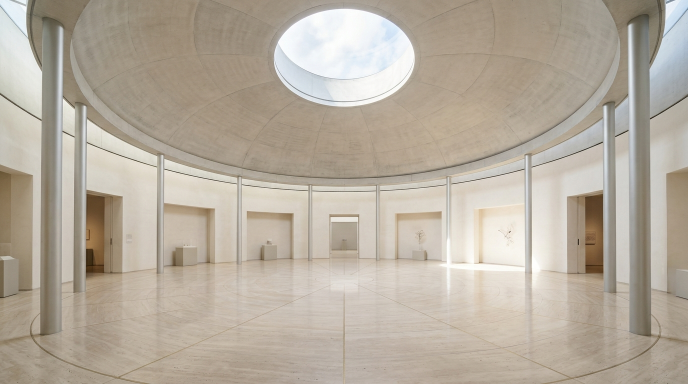
#> input picture design-handoff/milestone-03/visual-references/01-scene03-hero-visual.png, 1376 x 768 px, found by its file name (shown at 1/2 size); the run also reads 3 pictures not shown here
$ python generate_visual_boards.py
#> lines starting #> are read from the running program, lines starting #| are printed output that depends on the picture
import os
import math
from PIL import Image, ImageDraw, ImageFont, ImageFilter

out_dir = r"D:\THANHTAM\CV\Portfolio\design-handoff\milestone-03\visual-references"
os.makedirs(out_dir, exist_ok=True)

# Fonts
font_dir = r"C:\Windows\Fonts"
font_title = ImageFont.truetype(os.path.join(font_dir, "segoeuib.ttf"), 38)
font_h1 = ImageFont.truetype(os.path.join(font_dir, "segoeuib.ttf"), 32)
font_h2 = ImageFont.truetype(os.path.join(font_dir, "segoeuib.ttf"), 22)
font_h3 = ImageFont.truetype(os.path.join(font_dir, "segoeuib.ttf"), 17)
font_body = ImageFont.truetype(os.path.join(font_dir, "segoeui.ttf"), 15)
font_body_bold = ImageFont.truetype(os.path.join(font_dir, "segoeuib.ttf"), 15)
font_sub = ImageFont.truetype(os.path.join(font_dir, "segoeui.ttf"), 13)
font_mono = ImageFont.truetype(os.path.join(font_dir, "consola.ttf"), 12)
font_mono_bold = ImageFont.truetype(os.path.join(font_dir, "consolab.ttf"), 13)

# Load existing base renders
img_hero = Image.open(os.path.join(out_dir, "01-scene03-hero-visual.png")).convert("RGBA")
img_k09 = Image.open(os.path.join(out_dir, "keyframe-K09-visual-reference.png")).convert("RGBA")
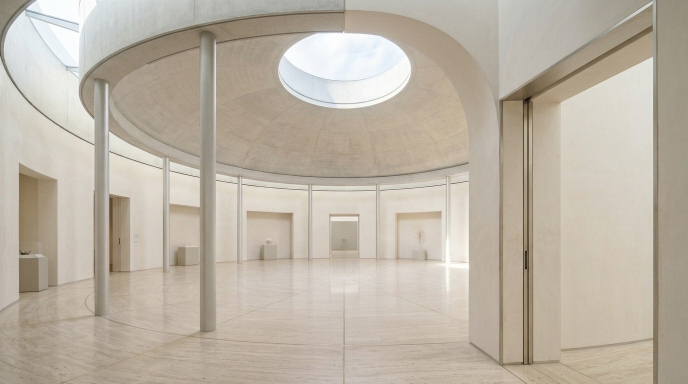
#> input picture design-handoff/milestone-03/visual-references/keyframe-K09-visual-reference.png, 1376 x 768 px, found by its file name (shown at 1/2 size)
img_k10 = Image.open(os.path.join(out_dir, "keyframe-K10-visual-reference.png")).convert("RGBA")
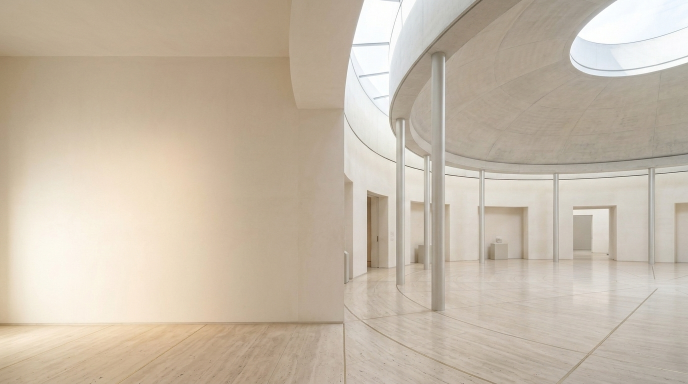
#> input picture design-handoff/milestone-03/visual-references/keyframe-K10-visual-reference.png, 1376 x 768 px, found by its file name (shown at 1/2 size)
img_k11 = Image.open(os.path.join(out_dir, "keyframe-K11-visual-reference.png")).convert("RGBA")
img_k12 = Image.open(os.path.join(out_dir, "keyframe-K12-visual-reference.png")).convert("RGBA")
img_raw_top = Image.open(os.path.join(out_dir, "02-raw-topdown.png")).convert("RGBA")

# Colors
C_DARK = (17, 24, 39, 255)       # #111827
C_MUTED = (75, 85, 99, 255)      # #4B5563
C_LIGHT_MUTED = (156, 163, 175, 255) # #9CA3AF
C_BLUE = (29, 78, 216, 255)      # #1D4ED8
C_CYAN = (14, 165, 233, 255)     # #0EA5E9
C_BG = (248, 249, 250, 255)      # #F8F9FA
C_WHITE = (255, 255, 255, 255)
C_BORDER = (229, 231, 235, 255)  # #E5E7EB
C_PLASTER = (247, 248, 246, 255)
C_STONE = (245, 244, 239, 255)
C_ALUM = (238, 243, 248, 255)
C_GLASS = (215, 232, 246, 255)

print("Starting generation of comprehensive visual boards...")

# ==============================================================================
# BOARD 2: ARCHITECTURE & SPATIAL LAYOUT (02-architecture-and-spatial-layout.png)
# ==============================================================================
def make_spatial_layout_board():
    W, H = 1920, 1080
    im = Image.new("RGBA", (W, H), C_BG)
    draw = ImageDraw.Draw(im)

    # Header bar
    draw.rectangle([0, 0, W, 88], fill=C_WHITE)
    draw.line([0, 88, W, 88], fill=C_BORDER, width=2)
    draw.text((48, 22), "SCENE 03 — EXPERTISE ROTUNDA | ARCHITECTURE & SPATIAL LAYOUT", font=font_h1, fill=C_DARK)
    draw.text((48, 58), "Top-down architectural blueprint, coordinate reconciliation, camera spline trajectory (K08 → K12), and three competency zones", font=font_sub, fill=C_MUTED)
    draw.text((W - 320, 26), "HOÀNG NGUYỄN THÀNH TÂM", font=font_h3, fill=C_BLUE)
    draw.text((W - 320, 50), "Project Museum · Milestone 03", font=font_mono, fill=C_MUTED)

    # Main blueprint canvas on left/center (48, 118, 1280, 1032)
    bp_w, bp_h = 1240, 914
    bp_x, bp_y = 48, 118
    draw.rectangle([bp_x, bp_y, bp_x + bp_w, bp_y + bp_h], fill=(255, 255, 255, 255), outline=C_BORDER, width=2)

    # Place raw topdown render with subtle contrast
    top_cropped = img_raw_top.resize((bp_w - 4, bp_h - 4), Image.Resampling.LANCZOS)
    im.paste(top_cropped, (bp_x + 2, bp_y + 2), top_cropped)
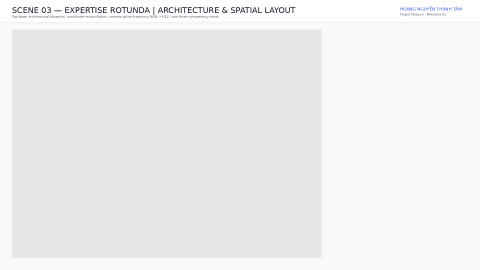
#> im: PIL image 1920x1080 RGBA (shown at 1/4 size); mean R, G, B, A 236.8, 237.8, 238.9, 255

    # Overlay blueprint annotations and camera spline
    draw_bp = ImageDraw.Draw(im)

    # Grid lines overlay (light cyan technical grid)
    for gx in range(bp_x + 100, bp_x + bp_w, 120):
        draw_bp.line([gx, bp_y, gx, bp_y + bp_h], fill=(224, 231, 255, 80), width=1)
    for gy in range(bp_y + 100, bp_y + bp_h, 120):
        draw_bp.line([bp_x, gy, bp_x + bp_w, gy], fill=(224, 231, 255, 80), width=1)

    # Draw Camera Spline Path in vibrant blue with waypoint dots
    # Waypoints mapped to 2D image coordinates approximately
    # Rotunda center is around (bp_x + 750, bp_y + 450)
    cx_px, cy_px = bp_x + 760, bp_y + 460

    pts = [
        (bp_x + 240, bp_y + 660, "K08: Perspective / Seam Portal", "p=0.00"),
        (bp_x + 440, bp_y + 570, "K09: Entrance to Rotunda", "p=0.22"),
        (bp_x + 590, bp_y + 490, "K10: Business Analysis Alcove", "p=0.48"),
        (bp_x + 750, bp_y + 410, "K11: SAP / Enterprise Colonnade", "p=0.74"),
        (bp_x + 920, bp_y + 340, "K12: Solution Consulting Exit", "p=1.00"),
        (bp_x + 1100, bp_y + 280, "To Scene 04: Project Exhibition", "Future")
    ]

    # Draw dashed spline curve
    for i in range(len(pts) - 1):
        x1, y1 = pts[i][0], pts[i][1]
        x2, y2 = pts[i+1][0], pts[i+1][1]
        draw_bp.line([x1, y1, x2, y2], fill=C_BLUE, width=4)

    for px, py, label, sub in pts:
        # Outer halo
        draw_bp.ellipse([px-12, py-12, px+12, py+12], fill=(29, 78, 216, 60), outline=C_BLUE, width=2)
        draw_bp.ellipse([px-6, py-6, px+6, py+6], fill=C_WHITE)
        draw_bp.text((px + 16, py - 18), label, font=font_body_bold, fill=C_DARK)
        draw_bp.text((px + 16, py + 2), sub, font=font_mono, fill=C_BLUE)

    # Annotate Rotunda Center & Dimensions
    draw_bp.ellipse([cx_px-8, cy_px-8, cx_px+8, cy_px+8], fill=C_CYAN)
    draw_bp.text((cx_px + 14, cy_px - 8), "Rotunda Center C_rot (58.0, 13.0, 0.0)", font=font_mono_bold, fill=C_DARK)
    draw_bp.text((cx_px + 14, cy_px + 10), "Diameter: 24.0m · Oculus R: 4.0m · Apex H: 8.2m", font=font_mono, fill=C_MUTED)

    # Competency Zones Callout Labels
    draw_bp.rectangle([bp_x + 360, bp_y + 260, bp_x + 640, bp_y + 324], fill=(255, 255, 255, 230), outline=C_BLUE, width=2)
    draw_bp.text((bp_x + 372, bp_y + 268), "ZONE A: Business Analysis Alcove", font=font_h3, fill=C_DARK)
    draw_bp.text((bp_x + 372, bp_y + 294), "Curved wall niche · Diffused cove wash", font=font_sub, fill=C_MUTED)

    draw_bp.rectangle([bp_x + 720, bp_y + 140, bp_x + 1010, bp_y + 204], fill=(255, 255, 255, 230), outline=C_BLUE, width=2)
    draw_bp.text((bp_x + 732, bp_y + 148), "ZONE B: SAP & Enterprise Colonnade", font=font_h3, fill=C_DARK)
    draw_bp.text((bp_x + 732, bp_y + 174), "18 Brushed aluminum fins · Clerestory glazing", font=font_sub, fill=C_MUTED)

    draw_bp.rectangle([bp_x + 880, bp_y + 510, bp_x + 1190, bp_y + 574], fill=(255, 255, 255, 230), outline=C_BLUE, width=2)
    draw_bp.text((bp_x + 892, bp_y + 518), "ZONE C: Solution Consulting Portal", font=font_h3, fill=C_DARK)
    draw_bp.text((bp_x + 892, bp_y + 544), "Grand arched threshold leading to Scene 04", font=font_sub, fill=C_MUTED)

    # Right technical specs column (1316, 118, 556, 914)
    rx, ry = bp_x + bp_w + 28, bp_y
    rw, rh = W - rx - 48, bp_h
    draw.rectangle([rx, ry, rx + rw, ry + rh], fill=C_WHITE, outline=C_BORDER, width=2)

    draw.text((rx + 24, ry + 24), "TECHNICAL SPECIFICATIONS", font=font_h2, fill=C_DARK)
    draw.line([rx + 24, ry + 56, rx + rw - 24, ry + 56], fill=C_BORDER, width=1)

    specs = [
        ("Physical Anchor (Seam)", "Three.js (43.24, 0.00, -19.98)\nBlender (43.24, 19.98, 0.00)"),
        ("Seam Tangent Vector", "(0.9063, 0.00, 0.4226) (Three.js)\nAngle deviation at K09: 5.2°"),
        ("Rotunda Dimensions", "Diameter: 24.0m · R = 12.0m\nPerimeter Wall Height: 6.8m\nOculus Dome Apex: 8.2m"),
        ("Travertine Floor", "Continuous paving from Scene 02\nRadial aluminum divider inlays\nClearcoat sheen 0.45, Roughness 0.20"),
        ("Natural Lighting", "Zenith circular oculus (R = 4.0m)\nDirectional 5200K sun (elevation 42°)\n3200K warm ceiling cove LED"),
        ("Asset File Target", "expertise-rotunda.glb (<= 1.50 MB)\nTarget Polys: ~9,400 tris / 4,700 quads\nDraw calls <= 14 meshes"),
        ("HTML / CSS Overlay", "100% Unboxed DOM overlay\nStrictly ZERO 3D text / skill cards\nReversible algebraic scroll scrubbing"),
        ("Review Status", "Milestone 03 Design Specification\nReady for Portfolio Owner Approval")
    ]

    cy = ry + 72
    for title, val in specs:
        draw.text((rx + 24, cy), title.upper(), font=font_mono_bold, fill=C_BLUE)
        cy += 20
        for line in val.split("\n"):
            draw.text((rx + 24, cy), line, font=font_body, fill=C_DARK)
            cy += 19
        cy += 12
#> after the loop, cy = 845

    im.save(os.path.join(out_dir, "02-architecture-and-spatial-layout.png"))
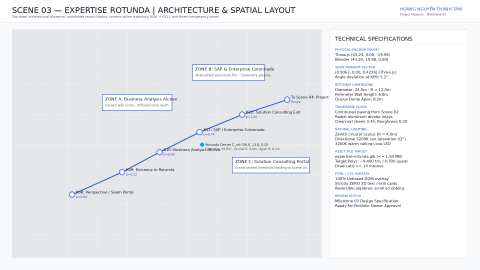
#> saved as 02-architecture-and-spatial-layout.png: PIL image 1920x1080 RGBA (shown at 1/4 size); mean R, G, B, A 235, 236.2, 238.3, 252.8; transparent parts drawn white
    print("Saved: 02-architecture-and-spatial-layout.png")

make_spatial_layout_board()

# ==============================================================================
# BOARD 3: UI COMPOSITION BOARD (03-ui-composition-board.png)
# ==============================================================================
def make_ui_composition_board():
    W, H = 1920, 1080
    im = Image.new("RGBA", (W, H), C_WHITE)
#> im: PIL image 1920x1080 RGBA; every value is 255

    # Base: Hero render resized to fill background
    hero_bg = img_hero.resize((W, H), Image.Resampling.LANCZOS)
    im.paste(hero_bg, (0, 0))

    # Left readability gradient wash overlay (simulating editorial overlay)
    grad = Image.new("RGBA", (W, H), (0, 0, 0, 0))
#> grad: PIL image 1920x1080 RGBA; every value is 0
    d_grad = ImageDraw.Draw(grad)
    for x in range(880):
        alpha = int(240 * (1.0 - (x / 880.0) ** 1.3))
        d_grad.line([x, 0, x, H], fill=(255, 255, 255, alpha), width=1)
    im = Image.alpha_composite(im, grad)
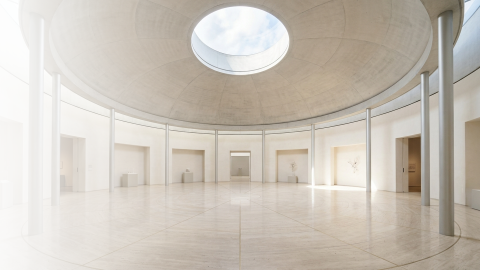
#> im: PIL image 1920x1080 RGBA (shown at 1/4 size); mean R, G, B, A 202.2, 194.9, 185, 255
    draw = ImageDraw.Draw(im)

    # Top Brand Header (matching site)
    draw.rectangle([80, 48, 86, 68], fill=C_BLUE) # Small blue vertical bar
    draw.text((96, 46), "TAM", font=font_h1, fill=C_DARK)
    draw.text((96, 82), "Portfolio · Hoàng Nguyễn Thành Tâm / 2026", font=font_body_bold, fill=C_MUTED)

    # Chapter indicator badge
    draw.rectangle([80, 160, 490, 192], fill=(255, 255, 255, 200), outline=C_BORDER, width=1)
    draw.ellipse([94, 172, 102, 180], fill=C_BLUE)
    draw.text((110, 168), "SCENE 03 · CORE EXPERTISE / EXPERTISE ROTUNDA", font=font_mono_bold, fill=C_DARK)

    # Unboxed Editorial Typography (Desktop composition)
    draw.text((80, 220), "03 / CORE EXPERTISE", font=font_mono_bold, fill=C_BLUE)
    draw.text((80, 256), "Where Business Meets", font=font_title, fill=C_DARK)
    draw.text((80, 304), "Technology.", font=font_title, fill=C_BLUE)

    body_text = (
        "A synthesis of analytical rigor, enterprise software architecture,\n"
        "and customer-focused solution consulting to solve complex\n"
        "organizational challenges."
    )
    draw.text((80, 375), body_text, font=font_h2, fill=(55, 65, 81, 255))

    # Competency tags preview
    tags = [
        "Requirements Gathering", "Business Processes", "As-Is / To-Be",
        "Functional Specifications", "SAP / ERP", "Solution Consulting"
    ]
    tx, ty = 80, 490
    for t in tags:
        tw = draw.textlength(t, font=font_body) + 24
        draw.rounded_rectangle([tx, ty, tx + tw, ty + 32], radius=6, fill=(255, 255, 255, 220), outline=C_BORDER, width=1)
        draw.text((tx + 12, ty + 7), t, font=font_body, fill=C_DARK)
        tx += tw + 12
        if tx > 620:
            tx = 80
            ty += 42
#> this loop made 6 passes
#> tw on passes 1 to 6: 207.8, 168.9, 114.8, 210, 96.64, 169.5
#> after the loop, tx = 370.2; ty = 532

    # Status Pill
    draw.rounded_rectangle([80, 610, 460, 646], radius=8, fill=(240, 249, 255, 220), outline=(186, 230, 253, 255), width=1)
    draw.ellipse([96, 624, 104, 632], fill=(14, 165, 233, 255))
    draw.text((114, 621), "ROTUNDA ARCHITECTURE · DIFFUSED ZENITH DAYLIGHT", font=font_mono_bold, fill=(3, 105, 161, 255))

    # Right Vertical Navigation Rail
    nav_x = W - 220
    draw.rectangle([nav_x, 0, W, H], fill=(255, 255, 255, 190))
    draw.line([nav_x, 0, nav_x, H], fill=C_BORDER, width=1)

    draw.text((nav_x + 32, 48), "CHAPTERS", font=font_mono_bold, fill=C_MUTED)
    draw.text((W - 75, 48), "62%", font=font_mono_bold, fill=C_BLUE)

    nav_items = [
        ("01", "Introduction", False, False),
        ("02", "About", False, False),
        ("03", "Expertise", True, False),
        ("04", "Projects", False, True),
        ("05", "Experience", False, True),
        ("06", "Contact", False, True)
    ]

    ny = 110
    for num, label, is_active, is_up in nav_items:
        if is_active:
            draw.rectangle([nav_x + 16, ny - 4, W - 16, ny + 32], fill=(239, 246, 255, 255), outline=C_BLUE, width=1)
            draw.text((nav_x + 28, ny + 4), num, font=font_mono_bold, fill=C_BLUE)
            draw.text((nav_x + 56, ny + 4), label, font=font_body_bold, fill=C_BLUE)
            draw.ellipse([W - 36, ny + 10, W - 26, ny + 20], fill=C_BLUE)
        else:
            draw.text((nav_x + 28, ny + 4), num, font=font_mono, fill=C_LIGHT_MUTED if is_up else C_MUTED)
            draw.text((nav_x + 56, ny + 4), label, font=font_body, fill=C_LIGHT_MUTED if is_up else C_DARK)
            if is_up:
                draw.text((W - 70, ny + 6), "UPCOMING", font=font_mono, fill=C_LIGHT_MUTED)
        ny += 48
#> after the loop, ny = 398

    # Bottom Callout banner explaining UI compliance
    draw.rectangle([0, H - 56, W, H], fill=(17, 24, 39, 240))
    draw.text((80, H - 38), "COMPLIANCE VERIFIED:", font=font_mono_bold, fill=C_CYAN)
    draw.text((250, H - 38), "100% Unboxed HTML/CSS typography overlay. Strictly zero 3D text panels or skill cards on meshes. Fixed right vertical nav.", font=font_body, fill=C_WHITE)

    im.save(os.path.join(out_dir, "03-ui-composition-board.png"))
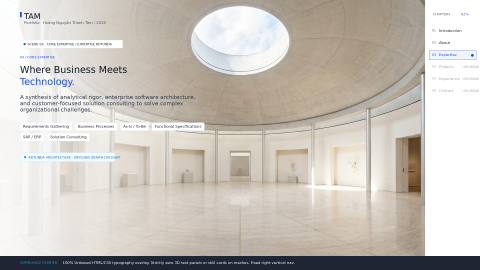
#> saved as 03-ui-composition-board.png: PIL image 1920x1080 RGBA (shown at 1/4 size); mean R, G, B, A 201.4, 196, 189, 246.5; transparent parts drawn white
    print("Saved: 03-ui-composition-board.png")

make_ui_composition_board()

# ==============================================================================
# BOARD 4: CAMERA STORYBOARD K09 - K12 (04-camera-storyboard-k09-k12.png)
# ==============================================================================
def make_camera_storyboard():
    W, H = 1920, 1080
    im = Image.new("RGBA", (W, H), C_BG)
    draw = ImageDraw.Draw(im)

    # Header
    draw.rectangle([0, 0, W, 88], fill=C_WHITE)
    draw.line([0, 88, W, 88], fill=C_BORDER, width=2)
    draw.text((48, 22), "SCENE 03 — EXPERTISE ROTUNDA | CAMERA STORYBOARD (K09 → K12)", font=font_h1, fill=C_DARK)
    draw.text((48, 58), "Continuous scroll-driven trajectory: Entrance → Business Analysis → SAP / Enterprise → Solution Consulting Exit", font=font_sub, fill=C_MUTED)
    draw.text((W - 320, 26), "HOÀNG NGUYỄN THÀNH TÂM", font=font_h3, fill=C_BLUE)
    draw.text((W - 320, 50), "Project Museum · Scrollytelling", font=font_mono, fill=C_MUTED)

    # 4 Cards Layout
    card_w = (W - 48*2 - 24*3) // 4 # approx 420px
    card_h = 880
    cy = 130

    cards_data = [
        (
            "K09", "p: 0.00 – 0.22", "Entrance to Expertise",
            "Where Business Meets Technology.",
            "Camera advances through the sculpted K08 portal into the rotunda threshold, revealing the expansive circular space and central oculus dome skylight.",
            img_k09,
            "Pos: (48.60, 1.85, -17.48)\nTgt: (58.00, 2.20, -13.00)\nFOV: 48° (Desktop) / 50° (Mobile)"
        ),
        (
            "K10", "p: 0.22 – 0.48", "Business Analysis",
            "Understanding Problems Before Building Solutions.",
            "Camera glides along the travertine floor toward the Business Analysis curved alcove, maintaining clean negative space on the left for HTML text.",
            img_k10,
            "Pos: (53.80, 1.85, -14.60)\nTgt: (60.50, 2.10, -10.20)\nFOV: 46° (Desktop) / 48° (Mobile)"
        ),
        (
            "K11", "p: 0.48 – 0.74", "SAP / Enterprise Systems",
            "Understanding Enterprise Systems.",
            "Camera orbits along the colonnade of slim brushed-aluminum fins with daylight filtering through clerestory glass, framing enterprise structure.",
            img_k11,
            "Pos: (59.60, 1.85, -11.40)\nTgt: (66.80, 2.10, -7.50)\nFOV: 46° (Desktop) / 48° (Mobile)"
        ),
        (
            "K12", "p: 0.74 – 1.00", "Solution Consulting",
            "Turning Business Requirements into Practical Solutions.",
            "Camera approaches the grand architectural exit portal leading toward future Scene 04 (Project Exhibition), setting up seamless continuation.",
            img_k12,
            "Pos: (65.40, 1.85, -8.00)\nTgt: (73.20, 2.20, -4.20)\nFOV: 48° (Desktop) / 50° (Mobile)"
        )
    ]

    for i, (k_tag, p_str, title, headline, desc, img_src, coords) in enumerate(cards_data):
        cx = 48 + i * (card_w + 24)
        # Card background
        draw.rectangle([cx, cy, cx + card_w, cy + card_h], fill=C_WHITE, outline=C_BORDER, width=2)

        # Image thumbnail (top 260px)
        img_thumb = img_src.resize((card_w - 4, 260), Image.Resampling.LANCZOS)
        im.paste(img_thumb, (cx + 2, cy + 2))

        # Waypoint Badge
        draw.rectangle([cx + 16, cy + 16, cx + 80, cy + 44], fill=C_BLUE)
        draw.text((cx + 28, cy + 22), k_tag, font=font_h3, fill=C_WHITE)
        draw.rectangle([cx + 90, cy + 16, cx + 220, cy + 44], fill=(255, 255, 255, 220))
        draw.text((cx + 100, cy + 24), p_str, font=font_mono_bold, fill=C_DARK)

        # Content block
        ty = cy + 280
        draw.text((cx + 20, ty), title.upper(), font=font_mono_bold, fill=C_BLUE)
        ty += 24

        # Headline (wrapped)
        # Draw wrapped headline
        words = headline.split()
        lines = []
        cur_line = ""
        for w in words:
            test_line = f"{cur_line} {w}".strip()
            if draw.textlength(test_line, font=font_h2) <= card_w - 40:
                cur_line = test_line
            else:
                lines.append(cur_line)
                cur_line = w
        if cur_line: lines.append(cur_line)
        for hl in lines:
            draw.text((cx + 20, ty), hl, font=font_h2, fill=C_DARK)
            ty += 28

        ty += 12
        draw.line([cx + 20, ty, cx + card_w - 20, ty], fill=C_BORDER, width=1)
        ty += 16

        # Description
        desc_words = desc.split()
        d_lines = []
        c_line = ""
        for w in desc_words:
            t_line = f"{c_line} {w}".strip()
            if draw.textlength(t_line, font=font_body) <= card_w - 40:
                c_line = t_line
            else:
                d_lines.append(c_line)
                c_line = w
        if c_line: d_lines.append(c_line)
        for dl in d_lines:
            draw.text((cx + 20, ty), dl, font=font_body, fill=C_MUTED)
            ty += 22

        # Coordinates Box at bottom
        box_y = cy + card_h - 130
        draw.rectangle([cx + 16, box_y, cx + card_w - 16, cy + card_h - 20], fill=(249, 250, 251, 255), outline=C_BORDER, width=1)
        draw.text((cx + 26, box_y + 10), "MATHEMATICAL CAMERA POSE:", font=font_mono_bold, fill=C_BLUE)
        c_y = box_y + 30
        for cl in coords.split("\n"):
            draw.text((cx + 26, c_y), cl, font=font_mono, fill=C_DARK)
            c_y += 18
#> this loop made 4 passes
#> (k_tag, p_str, title, headline, cx, words) on passes 1, 3: ('K09', 'p: 0.00 – 0.22', 'Entrance to Expertise', 'Where Business Meets Technology.', 48, ['Where', 'Business', 'Meets', 'Technology.']), ('K11', 'p: 0.48 – 0.74', 'SAP / Enterprise Systems', 'Understanding Enterprise Systems.', 972, ['Understanding', 'Enterprise', 'Systems.'])
#> pass 1, in make_camera_storyboard, `img_thumb = img_src.resize((card_w - 4, 260), Image.Resampling.LANCZOS)`:
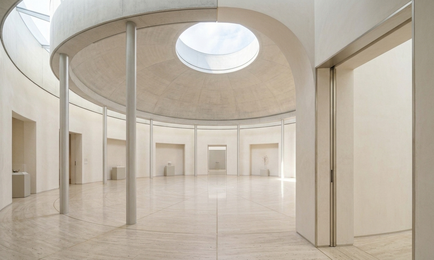
#> img_thumb: PIL image 434x260 RGBA; mean R, G, B, A 188.7, 179.2, 165.5, 255
#> (the rest of the program and of its run is left out)
